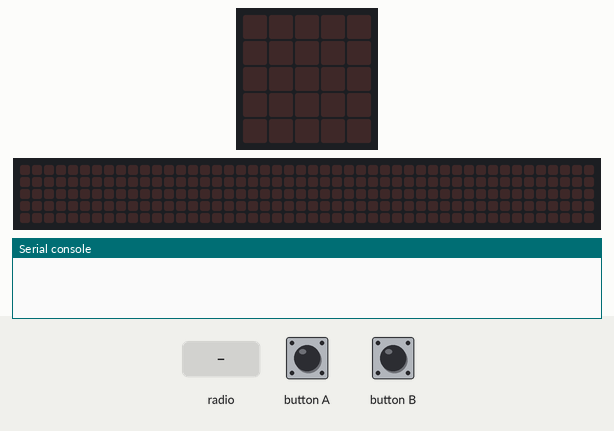
This program was run on a simulated BBC micro:bit (MakeCode). Parts: the board's 5×5 LED display, a strip that is not on the board, showing the scrolling text unrolled, the last lines printed to the serial console. Inputs (shaded band) come from the test bench. No radio messages arrive unless stated (any console line starting 'radio sent:' is added by the test bench); the 48×5 strip is a reading aid, not a part: it shows the text the display is scrolling, unrolled, one strip-width of it at a time.

Above: at 1.2 s.
1.3 s: radio message "HAPPY BIRTHDAY" arrives
At 1.37 s:
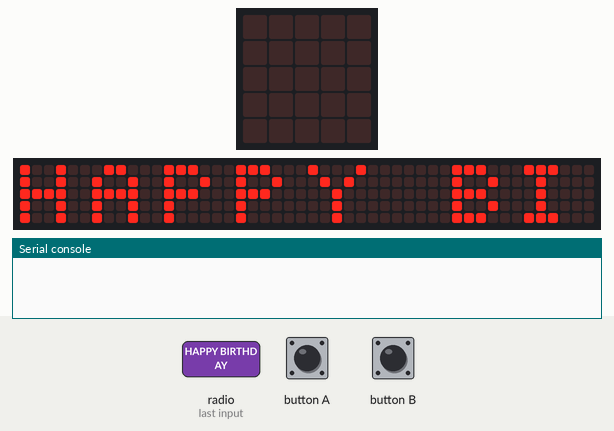
At 1.82 s:
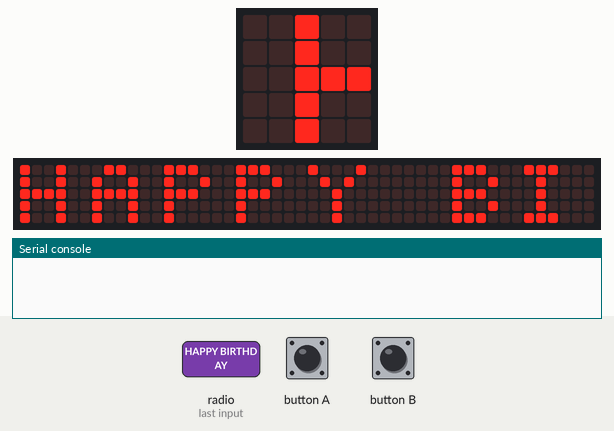
4.3 s: button A pressed for 0.15 s
7.3 s: button B pressed for 0.15 s
At 15.2 s:
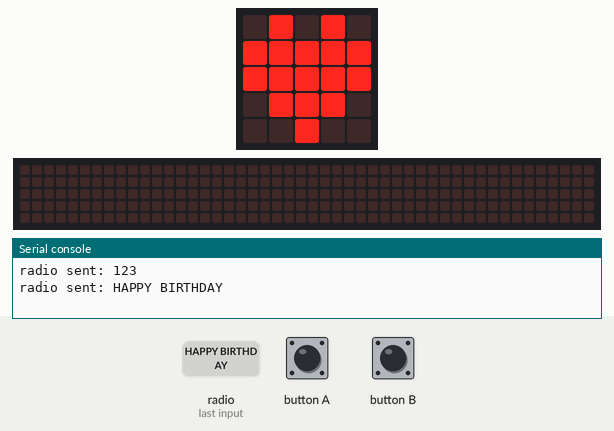

Measured:
- after the input at 1.3 s, the display: changes at once (image 1)
- what the display in image 3 shows lasts 0.6 s, from 14.8 s to 15.4 s

The program:

main.ts
```typescript
input.onButtonPressed(Button.A, function () {
    radio.sendNumber(123)
})
radio.onReceivedString(function (receivedString) {
    while (true) {
        basic.showString(receivedString)
        basic.showIcon(IconNames.Heart)
    }
})
input.onButtonPressed(Button.B, function () {
    radio.sendString("HAPPY BIRTHDAY")
})
radio.setGroup(123)
```

test.ts
```typescript
// 在這裡測試；當此封包作為擴充功能時，將不會編譯此內容。
```
